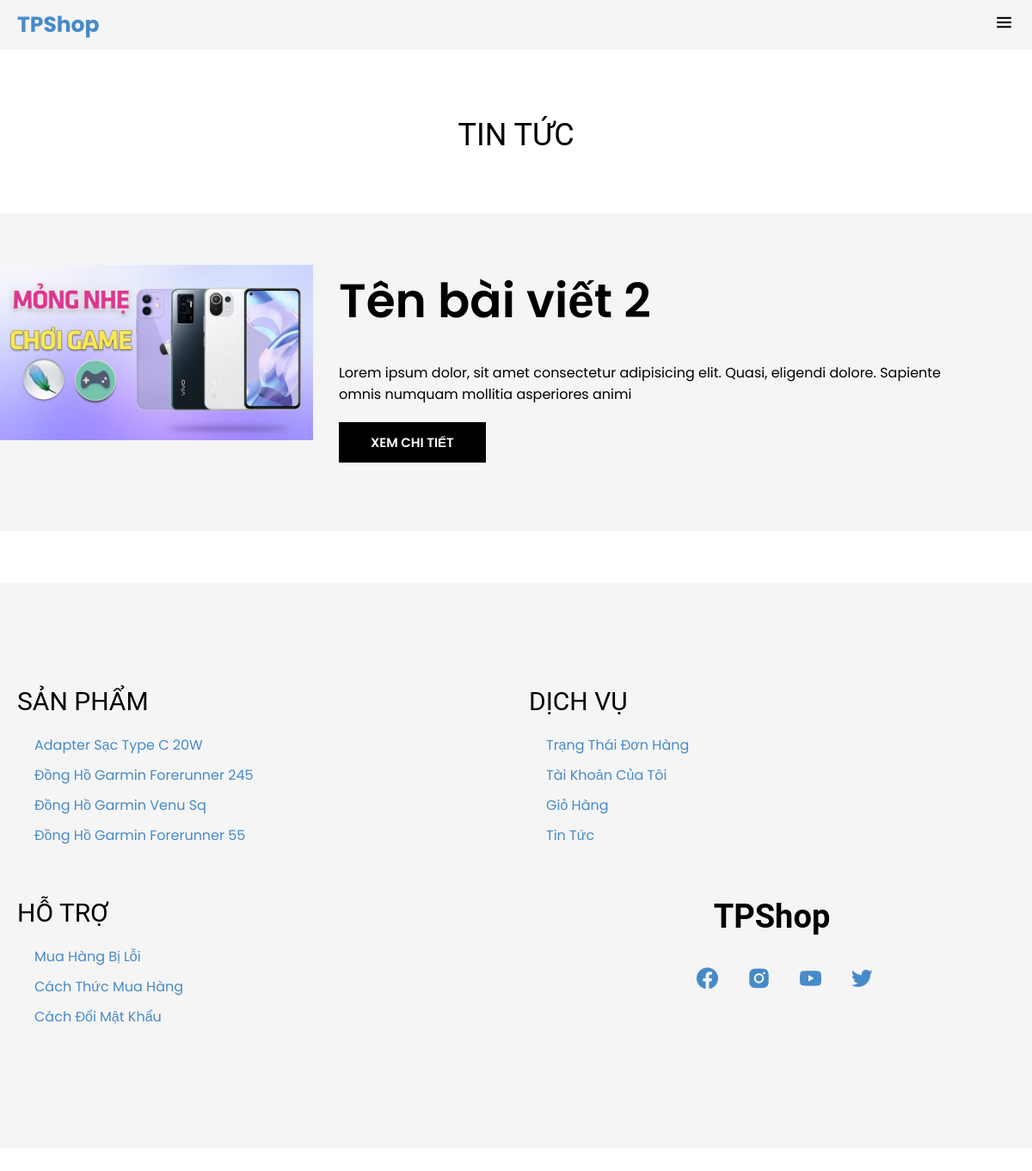
The page /?quanly=tintuc&id_tin=2 on the database its author committed.
### tables this page shows
CREATE TABLE `baiviet` (
  `baiviet_id` int(11) NOT NULL,
  `tenbaiviet` varchar(100) NOT NULL,
  `tomtat` text NOT NULL,
  `noidung` text NOT NULL,
  `danhmuctin_id` int(11) NOT NULL,
  `baiviet_img` varchar(50) NOT NULL
);

CREATE TABLE `sanpham` (
  `sanpham_id` int(11) NOT NULL,
  `category_id` int(11) NOT NULL,
  `sanpham_name` varchar(255) NOT NULL,
  `sanpham_chitiet` text NOT NULL,
  `sanpham_mota` text NOT NULL,
  `sanpham_gia` float NOT NULL,
  `sanpham_giakhuyenmai` float NOT NULL,
  `sanpham_active` int(11) NOT NULL COMMENT '0: sản phẩm đang bán\r\n1: sản phẩm ngừng bán hoặc hết hàng',
  `sanpham_hot` int(11) NOT NULL COMMENT '0:sản phẩm bình thường\r\n1:sản phẩm hot',
  `sanpham_soluong` int(11) NOT NULL,
  `sanpham_img` varchar(50) NOT NULL,
  `nhacungcap_id` int(11) NOT NULL
);

### include/tintuc.php (the view, shortened to what this page needs)
<div class="tintuc">
    <div class="section-header">
        <h2>Tin tức</h2>
    </div>
    <div class="bg-second">
        <div class="section container">
            <?php
             if (isset($_GET['id_tin'])) {
                 $id_danhmuc = $_GET['id_tin'];
             } else {
                 $id_danhmuc = '';
             }
             $sql_baiviet = mysqli_query($con, "SELECT * FROM danhmuc_tintuc,baiviet
         where danhmuc_tintuc.danhmuctin_id = baiviet.danhmuctin_id AND danhmuc_tintuc.danhmuctin_id = '$id_danhmuc'");
             while ($row_baiviet = mysqli_fetch_array($sql_baiviet)) {
             ?>
                <div class="row">
                    <div class="col-4 col-md-4">
                        <div class="sp-item-img">
                            <img src="./upload/<?=$row_baiviet['baiviet_img']?>" alt="">
                        </div>
                    </div>
                    <div class="col-7 col-md-8">
                        <div class="sp-item-info">
                            <div class="sp-item-name"><?=$row_baiviet['tenbaiviet']?></div>
                            <p class="sp-item-description">
                            <?=$row_baiviet['tomtat']?>
                            </p>
                           <a href="?quanly=chitiettin&id_tin=<?=$row_baiviet['baiviet_id']?>" class="btn-flat btn-hover">Xem chi tiết</a>
                        </div>
                    </div>
                </div>
            <?php
             }
             ?>
        </div>
    </div>
</div>

### include/footer.php
<footer class="bg-second">
    <div class="container">
        <div class="row">
            <div class="col-3 col-md-6">
            <?php
        $sql_product_footer = mysqli_query($con, 'SELECT * FROM sanpham  order by sanpham_id DESC limit 4');
        ?>
                <h3 class="footer-head">Sản phẩm</h3>
                <ul class="menu">
                    <?php
                     while ($row_sanpham_footer = mysqli_fetch_array($sql_product_footer)) {
                    ?>
                    <li><a href="?quanly=chitietsanpham&id=<?= $row_sanpham_footer['sanpham_id'] ?>"><?=$row_sanpham_footer['sanpham_name']?></a></li>
                  <?php
                     }
                  ?>
                </ul>
            </div>
            <div class="col-3 col-md-6">
                <h3 class="footer-head">Dịch vụ</h3>
                <ul class="menu">
                    <li><a href="?quanly=mybill">Trạng thái đơn hàng</a></li>
                    <li><a href="?quanly=profile">Tài khoản của tôi</a></li>
                    <li><a href="?quanly=giohang">Giỏ hàng</a></li>
                    <li><a href="?quanly=tintuc&all">Tin tức</a></li>
                </ul>
            </div>
            <div class="col-3 col-md-6">
                <h3 class="footer-head">Hỗ trợ</h3>
                <ul class="menu">
                    <li><a href="#">Mua hàng bị lỗi</a></li>
                    <li><a href="#">Cách thức mua hàng</a></li>
                    <li><a href="#">Cách đổi mật khẩu</a></li>
                </ul>
            </div>
            <div class="col-3 col-md-6 col-sm-12">
                <div class="contact">
                    <h3 class="contact-header">
                        TPShop
                    </h3>
                    <ul class="contact-socials">
                        <li><a href="#">
                                <i class='bx bxl-facebook-circle'></i>
                            </a></li>
                        <li><a href="#">
                                <i class='bx bxl-instagram-alt'></i>
                            </a></li>
                        <li><a href="#">
                                <i class='bx bxl-youtube'></i>
                            </a></li>
                        <li><a href="#">
                                <i class='bx bxl-twitter'></i>
                            </a></li>
                    </ul>
                </div>
            </div>
        </div>
    </div>
</footer>

### css/grid.css (style rules this page uses)
.row { display: flex; flex-wrap: wrap; margin: 0 -15px; }
[class*="col-"] { padding: 0 15px; margin-bottom: 20px; }
.col-3 { width: 25%; }
.col-4 { width: 33.33%; }
.col-7 { width: 58.33%; }
@media only screen and (max-width: 1280px) { .col-md-4 { width: 33.33%; } }
@media only screen and (max-width: 1280px) { .col-md-6 { width: 50%; } }
@media only screen and (max-width: 1280px) { .col-md-8 { width: 66.66%; } }

### css/app.css (style rules this page uses)
:root { --main-bg-color: #fff; --second-bg-color: #f5f5f5; --third-bg-color: #e3e3e3; --grey: #4b4b4b; --black: rgb(31, 29, 29); --red: #c0392b; --top-header-size: 30px; --mid-header-size: 80px; --bottom-header-size: 45px; --btn-bg: #000; --btn-border-color: #000; --btn-color: #fff; }
* { padding: 0; margin: 0; box-sizing: border-box; -webkit-tap-highlight-color: transparent; }
body { font-family: "Poppins", sans-serif; overflow-x: hidden; position: relative; background-color: var(--main-bg-color); overflow-x: hidden; }
a { display: inline-block; text-decoration: none ; color: unset; }
li { list-style-type: none; }
img { max-width: 100%; }
.container { max-width: 1366px; margin: auto; padding: 0 20px; position: relative; }
.bg-second { background-color: var(--second-bg-color); }
.btn-flat { display: inline-block; border: 2px solid var(--btn-border-color); background-color: var(--btn-bg); color: var(--btn-color); padding: 10px 35px; font-size: 15px; outline: 0; font-weight: 600; text-transform: uppercase; cursor: pointer; }
.btn-hover { transition: all 0.3s ease-in-out; cursor: pointer; }
.section { padding: 60px 0; }
.section-header, .section-footer { text-align: center; margin: 80px 0 70px; text-transform: uppercase; }
.section-header h2 { font-size: 40px; }
.sp-item-name { font-size: 55px; font-weight: 600; margin-bottom: 30px; }
.sp-item-description { margin-bottom: 60px; text-align: justify; }
footer { padding: 100px 0; }
.footer-head { margin-bottom: 20px; text-transform: uppercase; }
footer ul li { margin-bottom: 10px; }
.contact-header { text-align: center; font-weight: 600; margin-bottom: 30px; font-size: 38px; }
.contact-socials { display: flex; justify-content: center; }
.contact-socials a { font-size: 30px; margin: 0 10px; }
.menu li a { text-transform: capitalize; transition: transform 0.3s ease-in-out; }
@media only screen and (max-width: 1280px) { .sp-item-info { padding-right: 35px; } }

### include/topbar.php (style rules this page uses)
.tuychon span a, i { margin-top: 6%; margin-left: 10px; }

### include/tintuc.php (style rules this page uses)
.tintuc { margin-bottom: 5%; }
.bg-second .section { margin: 4% 4% 0 0; }

### rows shown on the page
baiviet: baiviet_img (picture), tenbaiviet "Tên bài viết 2", tomtat "Lorem ipsum dolor, sit amet consectetur adipisicing elit. Quasi, eligendi dolore. Sapiente omnis numquam mollitia asperiores animi"
sanpham: sanpham_name "Adapter Sạc Type C 20W"
sanpham: sanpham_name "Đồng Hồ Garmin Forerunner 245"
sanpham: sanpham_name "Đồng Hồ Garmin Venu Sq"
sanpham: sanpham_name "Đồng Hồ Garmin Forerunner 55"
